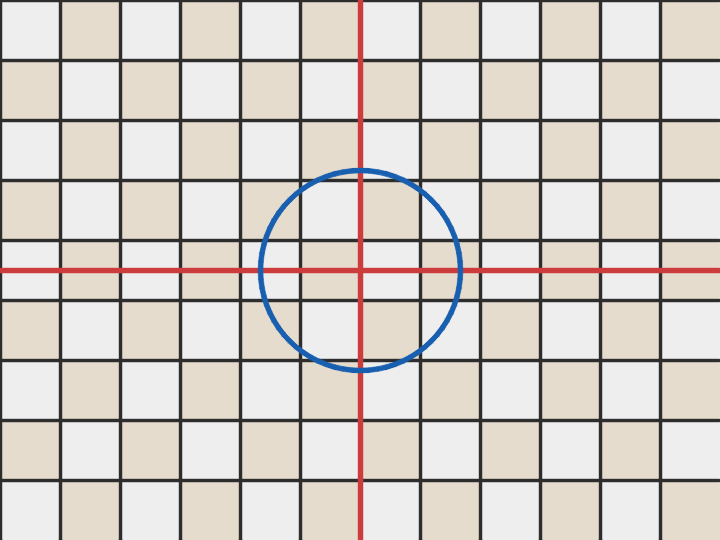
//> input picture DZOcviko7/images/grid_undistorted.png, 720 x 540 px
$ ./main images/grid_undistorted.png   (built with g++ and OpenCV 4)
//> lines starting //> are read from the running program, lines starting //| are printed output that depends on the picture; after the words box and inside, x2 and y2 are one past the last pixel; in counts of white or black regions, pixels touching at a corner belong together
#include <opencv2/core.hpp>
#include <opencv2/highgui.hpp>
#include <opencv2/imgcodecs.hpp>
#include <opencv2/imgproc.hpp>
#include <algorithm>
#include <cmath>
#include <filesystem>
#include <fstream>
#include <iomanip>
#include <iostream>
#include <stdexcept>
#include <string>

enum class Interpolation { Nearest, Bilinear };

// Coordinate convention from the assignment: cu = w/2, cv = h/2.
struct RadialModel {
    double cu, cv, R, k1, k2;
    RadialModel(int width, int height, double first, double second)
        : cu(width / 2.0), cv(height / 2.0), R(std::hypot(cu, cv)),
          k1(first), k2(second) {
        if (width <= 0 || height <= 0 || !std::isfinite(k1) || !std::isfinite(k2))
            throw std::invalid_argument("Invalid image size or coefficients.");
        // r^2 is in [0,1]. Test the minimum of the quadratic phi on this interval.
        double minimum = std::min(phi(0), phi(1));
        if (k2 > 0) {
            const double vertex = -k1 / (2 * k2);
            if (vertex > 0 && vertex < 1) minimum = std::min(minimum, phi(vertex));
        }
        if (!std::isfinite(phi(1)) || minimum <= 1e-8)
            throw std::invalid_argument("phi(r^2) must be positive on [0,1].");
    }
    double phi(double r2) const { return 1.0 + k1 * r2 + k2 * r2 * r2; }

    cv::Point2d source(double xn, double yn) const {
        const double dx = xn - cu, dy = yn - cv;
        const double r2 = (dx * dx + dy * dy) / (R * R);
        // Equation (3): phi^-1 means the reciprocal radial scale.
        const double scale = 1.0 / phi(r2);
        return {cu + dx * scale, cv + dy * scale};
    }
};

// Manual interpolation for an 8-bit grayscale or BGR image.
// Out-of-image coordinates are black; at the last row/column clamp the neighbour.
void sample(const cv::Mat& input, double x, double y, Interpolation method,
            unsigned char* output) {
    const int channels = input.channels();
    std::fill(output, output + channels, 0);
    if (!std::isfinite(x) || !std::isfinite(y) ||
        x < 0 || y < 0 || x > input.cols - 1 || y > input.rows - 1) return;
    if (method == Interpolation::Nearest) {
        const int sx = static_cast<int>(std::lround(x));
        const int sy = static_cast<int>(std::lround(y));
        const auto* pixel = input.ptr<unsigned char>(sy) + sx * channels;
        std::copy(pixel, pixel + channels, output);
        return;
    }
    const int x0 = static_cast<int>(std::floor(x));
    const int y0 = static_cast<int>(std::floor(y));
    const int x1 = std::min(x0 + 1, input.cols - 1);
    const int y1 = std::min(y0 + 1, input.rows - 1);
    const double ax = x - x0, ay = y - y0;
    for (int c = 0; c < channels; ++c) {
        const double top = (1 - ax) * input.ptr<unsigned char>(y0)[x0 * channels + c]
                         + ax * input.ptr<unsigned char>(y0)[x1 * channels + c];
        const double bottom = (1 - ax) * input.ptr<unsigned char>(y1)[x0 * channels + c]
                            + ax * input.ptr<unsigned char>(y1)[x1 * channels + c];
        output[c] = cv::saturate_cast<unsigned char>((1 - ay) * top + ay * bottom);
    }
}

cv::Mat removeDistortion(const cv::Mat& input, double k1, double k2,
                         Interpolation method) {
    if (input.empty() || input.depth() != CV_8U ||
        (input.channels() != 1 && input.channels() != 3))
        throw std::invalid_argument("Expected an 8-bit grayscale or BGR image.");
    const RadialModel model(input.cols, input.rows, k1, k2);
    cv::Mat output(input.size(), input.type());
    for (int yn = 0; yn < output.rows; ++yn) {
        auto* row = output.ptr<unsigned char>(yn);
        for (int xn = 0; xn < output.cols; ++xn) {
            const auto p = model.source(xn, yn);
            sample(input, p.x, p.y, method, row + xn * input.channels());
        }
    }
    return output;
}

// [49 lines left out: functions makeGrid, distortDemo, not called in this run]

void require(bool condition, const std::string& message) {
    if (!condition) throw std::runtime_error("Verification failed: " + message);
}

void selfTest() {
    // Independent known value: center=(4,3), R=5, r^2(0,0)=1, phi=1.5.
    const RadialModel model(8, 6, 0.25, 0.25);
    const auto corner = model.source(0, 0), center = model.source(4, 3);
    require(std::abs(corner.x - 4.0 / 3) < 1e-12 &&
            std::abs(corner.y - 1) < 1e-12, "equation (3), reciprocal and normalization");
    require(center == cv::Point2d(4, 3), "image center stays fixed");
    // Bilinear interpolation must exactly reproduce an affine intensity plane.
    cv::Mat ramp(4, 5, CV_8UC1);
    for (int y = 0; y < ramp.rows; ++y)
        for (int x = 0; x < ramp.cols; ++x) ramp.at<unsigned char>(y, x) = 10 + 20*x + 40*y;
    unsigned char value = 0;
    sample(ramp, 1.25, 1.5, Interpolation::Bilinear, &value);
    require(value == 95, "bilinear weights on affine plane");
    sample(ramp, 1.25, 1.5, Interpolation::Nearest, &value);
    require(value == 110, "nearest neighbour rounds coordinates");
    sample(ramp, 4, 3, Interpolation::Bilinear, &value);
    require(value == 210, "last row and column");
    sample(ramp, -0.01, 2, Interpolation::Bilinear, &value);
    require(value == 0, "black outside the image");
    // Whole correction on an independently predictable BGR affine image.
    cv::Mat colorRamp(6, 8, CV_8UC3);
    for (int y = 0; y < colorRamp.rows; ++y)
        for (int x = 0; x < colorRamp.cols; ++x)
            colorRamp.at<cv::Vec3b>(y, x) = cv::Vec3b(12*x + 24*y, 8*x + 16*y, 6*x + 12*y);
    const auto corrected = removeDistortion(colorRamp, 0.25, 0.25, Interpolation::Bilinear);
    require(corrected.at<cv::Vec3b>(0, 0) == cv::Vec3b(40, 27, 20),
            "nonzero radial correction and all three BGR channels");
    for (const auto size : {cv::Size(7, 5), cv::Size(8, 6), cv::Size(1, 1),
                            cv::Size(1, 9), cv::Size(9, 1)}) {
        for (int type : {CV_8UC1, CV_8UC3}) {
            cv::Mat image(size, type);
            cv::RNG rng(123);
            rng.fill(image, cv::RNG::UNIFORM, 0, 256);
            for (auto method : {Interpolation::Nearest, Interpolation::Bilinear})
                require(cv::norm(image, removeDistortion(image, 0, 0, method), cv::NORM_INF) == 0,
                        "zero coefficients must give pixel-identical output");
        }
    }
    bool rejected = false;
    try { const RadialModel invalid(8, 6, -4, 4); }
    catch (const std::invalid_argument&) { rejected = true; }
    require(rejected, "reject interior zero of phi");
    std::cout << "Self-test OK: mapping, interpolation, boundaries, grayscale/BGR, identity.\n";
}

void save(const std::string& path, const cv::Mat& image) {
    if (!cv::imwrite(path, image)) throw std::runtime_error("Cannot save " + path);
}

cv::Mat overview(const cv::Mat& input, const cv::Mat& nearest, const cv::Mat& bilinear,
                 double k1, double k2) {
    const int width = 480;
    const int height = std::max(1, static_cast<int>(std::lround(input.rows * 480.0 / input.cols)));
    cv::Mat canvas(height + 80, width * 3, CV_8UC3, cv::Scalar(250, 250, 250));
    const cv::Mat images[] = {input, nearest, bilinear};
    const char* labels[] = {"Distorted input", "Corrected: nearest", "Corrected: bilinear"};
    for (int i = 0; i < 3; ++i) {
        cv::Mat preview;
        cv::resize(images[i], preview, {width, height}, 0, 0, cv::INTER_AREA);
        preview.copyTo(canvas(cv::Rect(i * width, 42, width, height)));
        cv::putText(canvas, labels[i], {i * width + 12, 28}, cv::FONT_HERSHEY_SIMPLEX,
                    0.65, cv::Scalar(40, 40, 40), 1, cv::LINE_AA);
    }
    cv::putText(canvas, "k1=" + std::to_string(k1) + "  k2=" + std::to_string(k2),
                {12, height + 68}, cv::FONT_HERSHEY_SIMPLEX, 0.55,
                cv::Scalar(40, 40, 40), 1, cv::LINE_AA);
    return canvas;
}

// [7 lines left out: function number, not called in this run]

int main(int argc, char** argv) {
    try {
        std::string inputPath;
        double k1 = 0.45, k2 = 0.10;
        bool show = true, onlyTest = false;
        for (int i = 1; i < argc; ++i) {
            const std::string arg = argv[i];
            if (arg == "--no-show") show = false;
            else if (arg == "--self-test") onlyTest = true;
            else if (arg == "--help") {
                std::cout << "Usage: dzo_radial.exe [image] [--k1 value] [--k2 value]\n"
                          << "       [--no-show] [--self-test]\n"
                          << "No image: synthetic grid demo, default k1=0.45, k2=0.10.\n"
                          << "With image: supply coefficients appropriate to that image.\n";
                return 0;
            } else if (arg == "--k1" || arg == "--k2") {
                if (++i == argc) throw std::invalid_argument("Missing value for " + arg);
                (arg == "--k1" ? k1 : k2) = number(argv[i]);
            } else if (arg.rfind("--", 0) == 0 || !inputPath.empty())
                throw std::invalid_argument("Unexpected argument: " + arg);
            else inputPath = arg;
        }
        selfTest();
        if (onlyTest) return 0;
        cv::Mat input, reference;
        if (inputPath.empty()) {
            reference = makeGrid();
            input = distortDemo(reference, k1, k2);
            std::filesystem::create_directories("images");
            save("images/grid_undistorted.png", reference);
            save("images/distorted_grid.png", input);
            std::cout << "Synthetic grid demonstration.\n";
        } else {
            input = cv::imread(inputPath, cv::IMREAD_COLOR);
//> input is the input picture: 540 rows x 720 cols, CV_8UC3; mean B, G, R 200.4, 206.3, 212.6
            if (input.empty()) throw std::runtime_error("Cannot read image: " + inputPath);
        }
        const cv::Mat nearest = removeDistortion(input, k1, k2, Interpolation::Nearest);
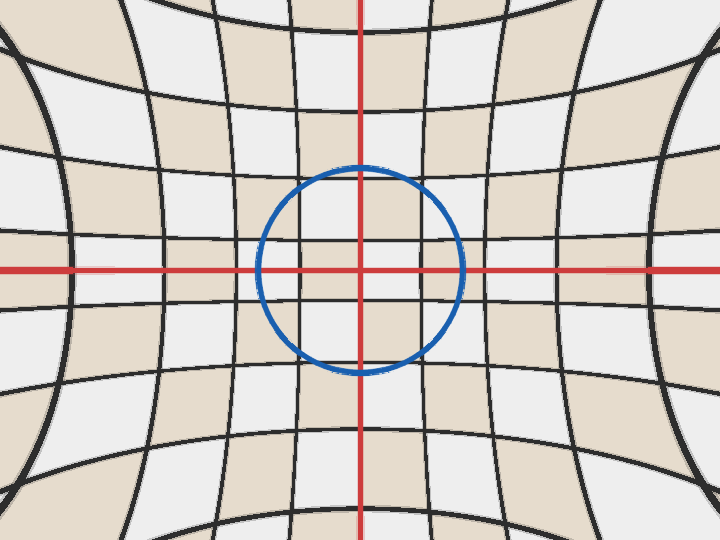
//> nearest: 540 rows x 720 cols, CV_8UC3; mean B, G, R 199.1, 204.9, 211.1
        const cv::Mat bilinear = removeDistortion(input, k1, k2, Interpolation::Bilinear);
        save("image.png", input);
        save("corrected_nearest.png", nearest);
        save("corrected_bilinear.png", bilinear);
        const cv::Mat panel = overview(input, nearest, bilinear, k1, k2);
//> the loop in overview, `for (int i = 0; i < 3; ++i)` made 3 passes
//> pass 1, in overview, `cv::resize(images[i], preview, {width, height}, 0, 0, cv::INTER_AREA);`:
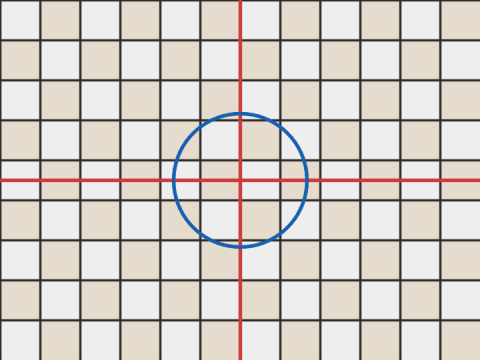
//> preview: 360 rows x 480 cols, CV_8UC3; mean B, G, R 200.5, 206.3, 212.5
//> pass 1, in overview, `cv::putText(canvas, labels[i], {i * width + 12, 28}, cv::FONT_HERSHEY_..`:
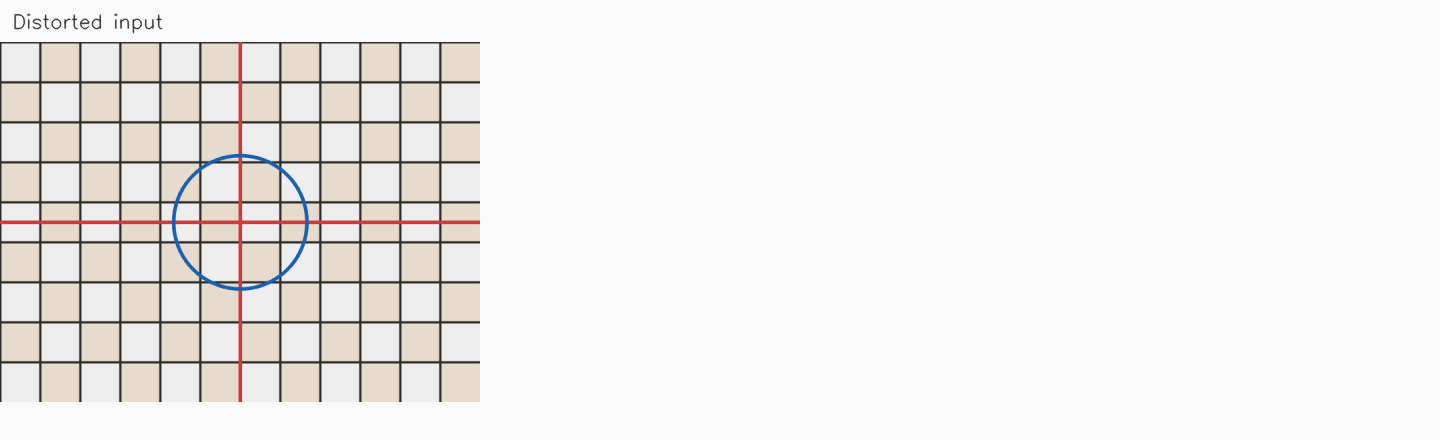
//> canvas: 440 rows x 1440 cols, CV_8UC3; mean B, G, R 236.3, 237.9, 239.6
//> pass 2, in overview, `cv::resize(images[i], preview, {width, height}, 0, 0, cv::INTER_AREA);`:
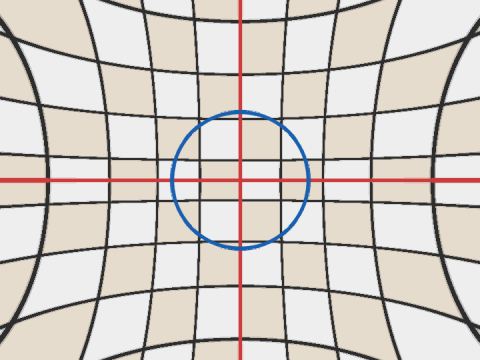
//> preview: 360 rows x 480 cols, CV_8UC3; mean B, G, R 199.1, 204.9, 211.1
//> pass 2, in overview, `cv::putText(canvas, labels[i], {i * width + 12, 28}, cv::FONT_HERSHEY_..`:
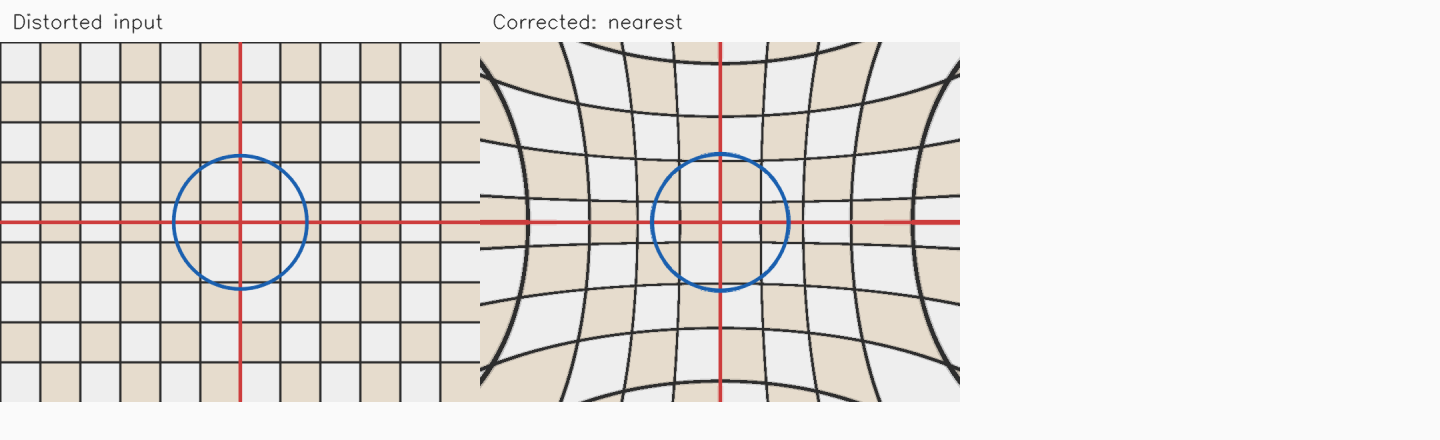
//> canvas: 440 rows x 1440 cols, CV_8UC3; mean B, G, R 222.3, 225.4, 228.9
//> after the loop in overview, `for (int i = 0; i < 3; ++i)`:
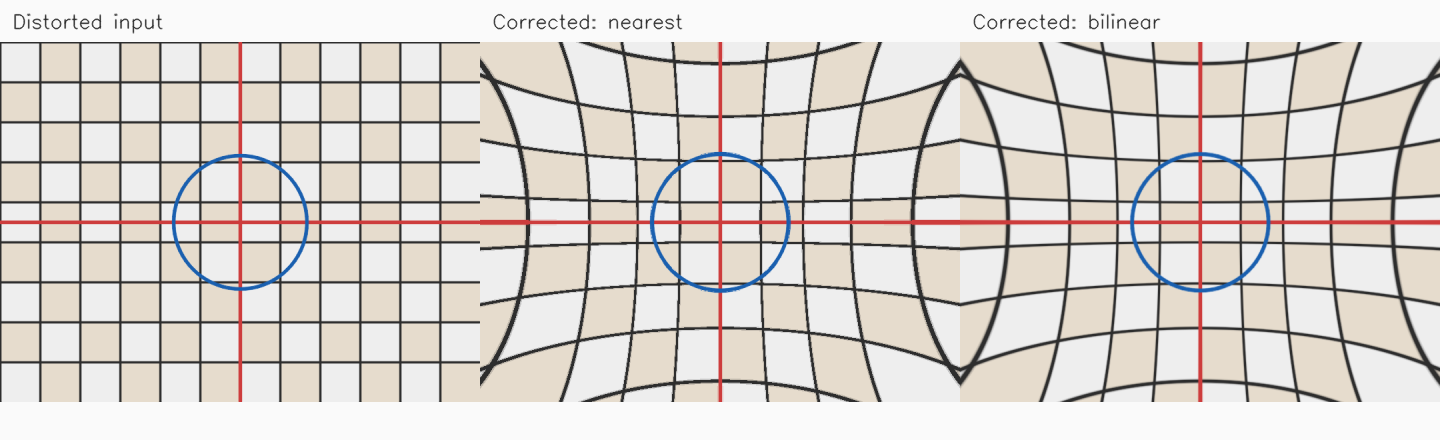
//> canvas: 440 rows x 1440 cols, CV_8UC3; mean B, G, R 208.2, 212.9, 218.1
//> in overview, `cv::putText(canvas, "k1=" + std::to_string(k1) + "  k2=" + std::to_str..`:
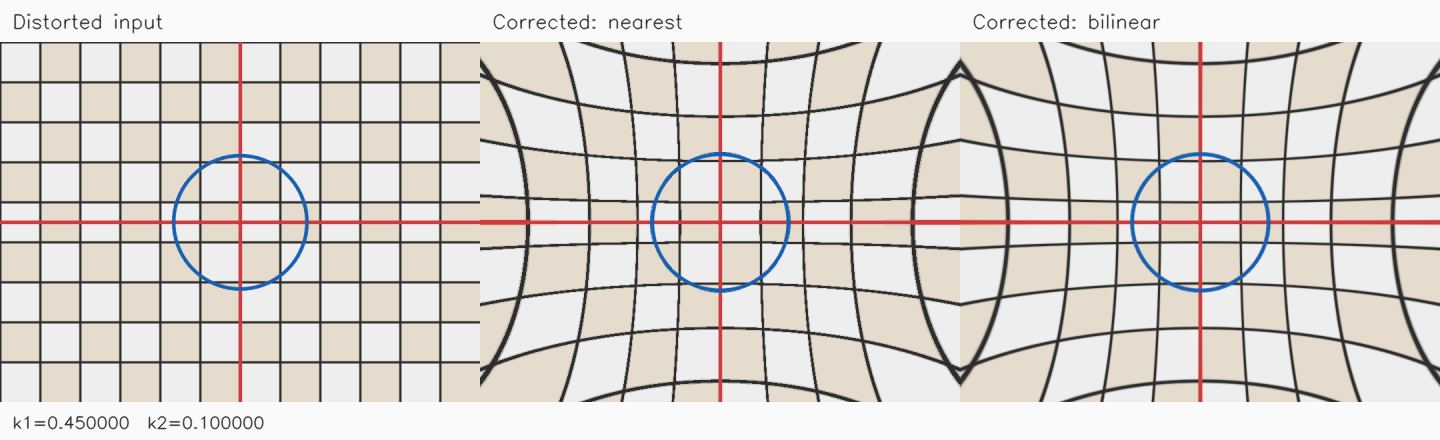
//> canvas: 440 rows x 1440 cols, CV_8UC3; 0.26% of pixels changed, all inside (x1, y1, x2, y2) = (13, 415, 264, 430)
        save("result_images.png", panel);
        std::cout << "Size: " << input.cols << 'x' << input.rows
                  << ", k1=" << k1 << ", k2=" << k2 << '\n';
//| Size: 720x540, k1=0.45, k2=0.1
        if (!reference.empty()) {
            const double samples = static_cast<double>(reference.total()) * reference.channels();
            const double maeNearest = cv::norm(reference, nearest, cv::NORM_L1) / samples;
            const double maeBilinear = cv::norm(reference, bilinear, cv::NORM_L1) / samples;
            std::ofstream report("demo_metrics.csv");
            if (!report) throw std::runtime_error("Cannot write demo_metrics.csv");
            report << std::setprecision(10) << "method,mae_to_reference\nnearest," << maeNearest
                   << "\nbilinear," << maeBilinear << '\n';
            std::cout << "MAE to original grid (0..255): nearest=" << maeNearest
                      << ", bilinear=" << maeBilinear << '\n';
            cv::Mat difference;
            cv::absdiff(reference, bilinear, difference);
            save("demo_difference.png", difference);
        }
        std::cout << "Saved image.png, corrected_nearest.png, corrected_bilinear.png, result_images.png\n";
        if (show) {
            cv::namedWindow("DZO 7 - Radial lens distortion", cv::WINDOW_NORMAL);
            cv::imshow("DZO 7 - Radial lens distortion", panel);
            cv::waitKey(0);
            cv::destroyAllWindows();
        }
        return 0;
//> (the program exits here)
